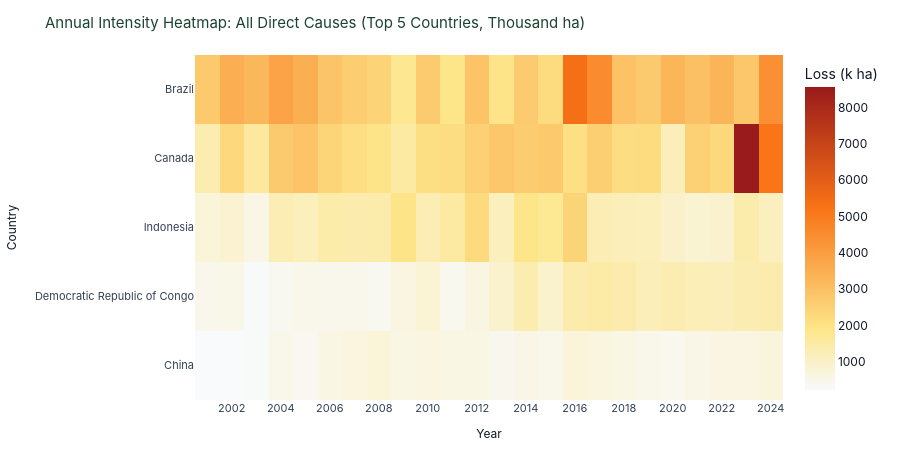

The cell this chart's notebook holds for it:
### Markdown cell above
### 6. Multi-Country Comparison: Annual Intensity Spike Heatmap
Detecting specific loss spikes and fire seasons across the compared nations.

### Code cell
fig_heat = create_country_heatmap(
    df_drivers,
    "Total_Loss_ha",
    "All Direct Causes",
    iso3_list=compare_isos,
    year_range=(2001, 2024),
    top_n=5
)
fig_heat.show()

### Figure 1 — Plotly figure (JSON) as saved in the notebook; plotly's stock layout.template omitted (floating-point values rounded to 4 significant figures)
{"data": [{"coloraxis": "coloraxis", "hovertemplate": "Year: %{x}<br>Country: %{y}<br>Loss (k ha): %{z}<extra></extra>", "name": "0", "type": "heatmap", "x": [2001, 2002, 2003, 2004, 2005, 2006, 2007, 2008, 2009, 2010, 2011, 2012, 2013, 2014, 2015, 2016, 2017, 2018, 2019, 2020, 2021, 2022, 2023, 2024], "xaxis": "x", "y": ["Brazil", "Canada", "Indonesia", "Democratic Republic of Congo", "China"], "yaxis": "y", "z": [[2736.0, 3500.0, 3242.0, 3841.0, 3480.0, 2870.0, 2614.0, 2437.0, 1811.0, 2680.0, 1915.0, 2890.0, 1937.0, 2683.0, 2218.0, 5371.0, 4509.0, 2945.0, 2693.0, 3287.0, 2986.0, 3304.0, 2804.0, 4388.0], [1348.0, 2306.0, 1603.0, 2697.0, 2914.0, 2398.0, 2110.0, 1941.0, 1543.0, 2095.0, 2152.0, 2530.0, 2794.0, 2635.0, 2730.0, 2080.0, 2557.0, 2140.0, 2172.0, 1191.0, 2522.0, 2298.0, 8570.0, 5165.0], [741.5, 852.8, 543.3, 1286.0, 1181.0, 1431.0, 1386.0, 1394.0, 1942.0, 1277.0, 1540.0, 2253.0, 1137.0, 1891.0, 1744.0, 2419.0, 1298.0, 1217.0, 1175.0, 960.3, 839.7, 883.7, 1395.0, 1119.0], [451.6, 510.3, 271.3, 397.3, 482.1, 450.9, 459.7, 402.7, 631.7, 806.4, 425.9, 627.0, 915.4, 1330.0, 926.3, 1380.0, 1466.0, 1372.0, 1219.0, 1308.0, 1246.0, 1219.0, 1324.0, 1376.0], [223.2, 242.3, 258.1, 494.8, 378.5, 569.5, 646.8, 731.5, 594.1, 621.8, 593.3, 595.9, 437.0, 528.2, 488.8, 716.8, 642.2, 568.3, 495.3, 420.5, 534.6, 609.9, 601.9, 673.6]]}], "layout": {"coloraxis": {"autocolorscale": false, "colorbar": {"title": {"text": "Loss (k ha)"}}, "colorscale": [[0.0, "#f8fafc"], [0.2, "#fde68a"], [0.6, "#f97316"], [1.0, "#991b1b"]]}, "font": {"color": "#0f172a", "family": "Inter, Segoe UI, Arial, sans-serif", "size": 12}, "height": 450, "hoverlabel": {"bgcolor": "#0f172a", "bordercolor": "#1b4332", "font": {"color": "#ffffff", "family": "Inter, Segoe UI, sans-serif", "size": 13}}, "legend": {"bgcolor": "rgba(255,255,255,0)", "font": {"color": "#0f172a", "size": 12}, "orientation": "h", "x": 0.5, "xanchor": "center", "y": -0.18, "yanchor": "top"}, "margin": {"b": 45, "l": 140, "r": 40, "t": 55}, "paper_bgcolor": "#ffffff", "plot_bgcolor": "#ffffff", "title": {"font": {"color": "#1b4332", "size": 15}, "text": "Annual Intensity Heatmap: All Direct Causes (Top 5 Countries, Thousand ha)"}, "xaxis": {"anchor": "y", "domain": [0.0, 1.0], "dtick": 2, "tickfont": {"color": "#334155", "size": 11}, "title": {"font": {"color": "#0f172a", "size": 12}, "text": "Year"}}, "yaxis": {"anchor": "x", "autorange": "reversed", "domain": [0.0, 1.0], "tickfont": {"color": "#334155", "size": 11}, "title": {"font": {"color": "#0f172a", "size": 12}, "text": "Country"}}}}
